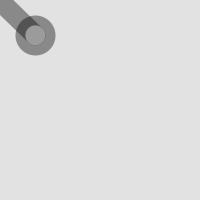
Frame 1 (no input)
Frame 60 (the mouse pressed at the canvas centre just before this capture): identical to frame 1, image omitted
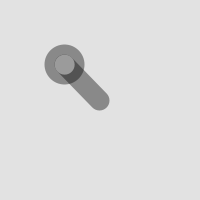
Frame 120 (the mouse held since frame 60 and released just before this capture)

The Processing sketch that drew these frames (run headless with seeded random() and noise(); from frame 60 on, the mouse is pressed at the canvas centre):

// Processing sketch: Follow1
// ── Follow1.pde
/**
 * Follow 1.
 * Based on code from Keith Peters (www.bit-101.com).
 * 
 * A line segment is pushed and pulled by the cursor.
 */

float x = 100;
float y = 100;
float angle1 = 0.0;
float segLength = 50;

void setup() {
  size(200, 200);
  smooth();
  strokeWeight(20.0);
  stroke(0, 100);
}

void draw() {
  background(226);
  
  float dx = mouseX - x;
  float dy = mouseY - y;
  angle1 = atan2(dy, dx);
  x = mouseX - (cos(angle1) * segLength);
  y = mouseY - (sin(angle1) * segLength);
 
  segment(x, y, angle1);
  ellipse(x, y, 20, 20);
}

void segment(float x, float y, float a) {
  pushMatrix();
  translate(x, y);
  rotate(a);
  line(0, 0, segLength, 0);
  popMatrix();
}
